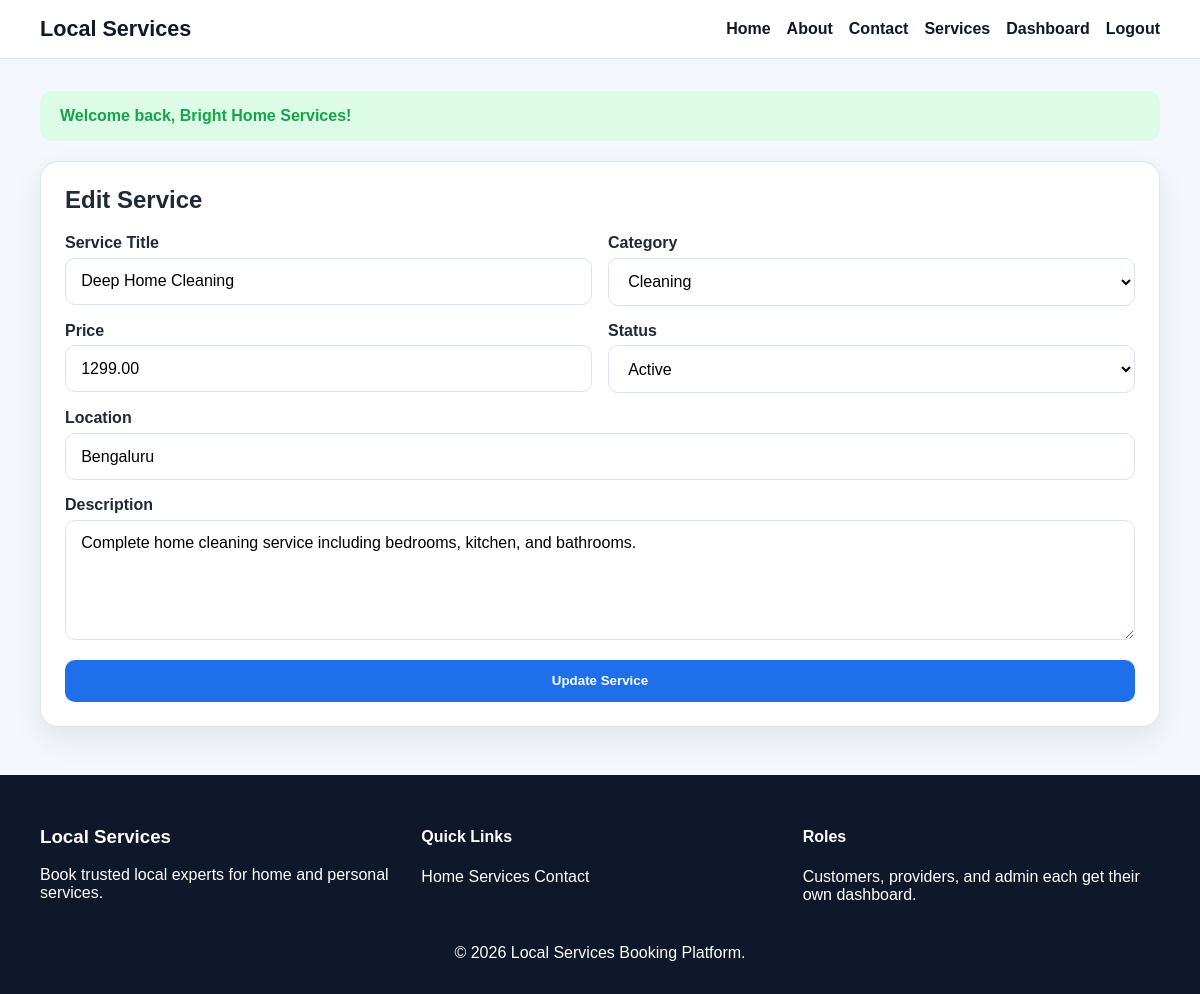
Page /provider/edit-service.php?id=5 (signed in) on the committed database.
### tables this page shows
CREATE TABLE services (
    id INT AUTO_INCREMENT PRIMARY KEY,
    provider_id INT NOT NULL,
    category_id INT NOT NULL,
    title VARCHAR(150) NOT NULL,
    description TEXT NOT NULL,
    price DECIMAL(10,2) NOT NULL,
    location VARCHAR(150) NOT NULL,
    status ENUM('active', 'inactive') DEFAULT 'active',
    created_at TIMESTAMP DEFAULT CURRENT_TIMESTAMP,
    CONSTRAINT fk_services_provider FOREIGN KEY (provider_id) REFERENCES users(id) ON DELETE CASCADE,
    CONSTRAINT fk_services_category FOREIGN KEY (category_id) REFERENCES categories(id) ON DELETE CASCADE
);

CREATE TABLE categories (
    id INT AUTO_INCREMENT PRIMARY KEY,
    name VARCHAR(100) NOT NULL,
    description TEXT NOT NULL,
    created_at TIMESTAMP DEFAULT CURRENT_TIMESTAMP
);

### includes/functions.php (called while the page is built, shortened)
<?php
require_once __DIR__ . '/../config/database.php';
function h(?string $value): string
{
    return htmlspecialchars((string) $value, ENT_QUOTES, 'UTF-8');
}
function old(string $key, string $default = ''): string
{
    return h($_POST[$key] ?? $default);
}
function fetch_one_assoc(mysqli_stmt $stmt): ?array
{
    $result = $stmt->get_result();
    return $result ? ($result->fetch_assoc() ?: null) : null;
}
function get_categories(): array
{
    global $mysqli;
    $result = $mysqli->query('SELECT * FROM categories ORDER BY name ASC');
    return $result ? $result->fetch_all(MYSQLI_ASSOC) : [];
}
?>

### provider/edit-service.php (the view, shortened to what this page needs)
<?php
require_once __DIR__ . '/../includes/functions.php';
$user = current_user();
$categories = get_categories();
$serviceId = (int) ($_GET['id'] ?? $_POST['service_id'] ?? 0);
$stmt = $mysqli->prepare('SELECT * FROM services WHERE id = ? AND provider_id = ? LIMIT 1');
$stmt->bind_param('ii', $serviceId, $user['id']);
$stmt->execute();
$service = fetch_one_assoc($stmt);
require_once __DIR__ . '/../includes/header.php';
?>
<section class="form-card">
    <h2>Edit Service</h2>
    <form method="post" data-validate="true">
        <div class="form-row">
            <div>
                <label for="title">Service Title</label>
                <input type="text" id="title" name="title" required value="<?php echo old('title', $service['title']); ?>">
            </div>
            <div>
                <label for="category_id">Category</label>
                <select id="category_id" name="category_id" required>
                    <?php foreach ($categories as $category): ?>
                        <?php $selectedCategoryId = (int) ($_POST['category_id'] ?? $service['category_id']); ?>
                        <option value="<?php echo (int) $category['id']; ?>" <?php echo $selectedCategoryId === (int) $category['id'] ? 'selected' : ''; ?>>
                            <?php echo h($category['name']); ?>
                        </option>
                    <?php endforeach; ?>
                </select>
            </div>
        </div>
        <div class="form-row">
            <div>
                <label for="price">Price</label>
                <input type="number" step="0.01" id="price" name="price" required value="<?php echo old('price', (string) $service['price']); ?>">
            </div>
            <div>
                <label for="status">Status</label>
                <?php $selectedStatus = $_POST['status'] ?? $service['status']; ?>
                <select id="status" name="status" required>
                    <option value="active" <?php echo $selectedStatus === 'active' ? 'selected' : ''; ?>>Active</option>
                </select>
            </div>
        </div>
        <div>
            <label for="location">Location</label>
            <input type="text" id="location" name="location" required value="<?php echo old('location', $service['location']); ?>">
        </div>
        <div>
            <label for="description">Description</label>
            <textarea id="description" name="description" required><?php echo old('description', $service['description']); ?></textarea>
        </div>
        <button type="submit">Update Service</button>
    </form>
</section>
<?php require_once __DIR__ . '/../includes/footer.php'; ?>

### assets/css/style.css (style rules this page uses)
:root { --primary: #1f6feb; --primary-dark: #154fa3; --secondary: #0f172a; --accent: #f59e0b; --bg: #f4f7fb; --white: #ffffff; --text: #1f2937; --muted: #64748b; --border: #dbe3ef; --success: #16a34a; --danger: #dc2626; --warning: #d97706; --shadow: 0 12px 30px rgba(15, 23, 42, 0.08); }
* { box-sizing: border-box; }
body { margin: 0; font-family: Arial, sans-serif; background: var(--bg); color: var(--text); }
.btn, button, input[type="submit"] { background: var(--primary); color: var(--white); border: none; border-radius: 10px; padding: 0.85rem 1.2rem; cursor: pointer; font-weight: 700; }
.card, .stat-card, .form-card, .table-card, .info-card { background: var(--white); border-radius: 18px; padding: 1.5rem; box-shadow: var(--shadow); border: 1px solid var(--border); }
.stat-card h3, .card h3, .form-card h2, .table-card h2 { margin-top: 0; }
form { display: grid; gap: 1rem; }
.form-row { display: grid; grid-template-columns: repeat(2, minmax(0, 1fr)); gap: 1rem; }
label { display: block; font-weight: 700; margin-bottom: 0.35rem; }
input, select, textarea { width: 100%; padding: 0.85rem 0.95rem; border: 1px solid var(--border); border-radius: 10px; background: #fff; font: inherit; }
textarea { min-height: 120px; resize: vertical; }

### rows in the picture
services: title "Deep Home Cleaning", category_id "Cleaning", price "1299.00", status "Active", location "Bengaluru", description "Complete home cleaning service including bedrooms, kitchen, and bathrooms."

### other values in the picture
$flash['message'] "Welcome back, Bright Home Services!"
